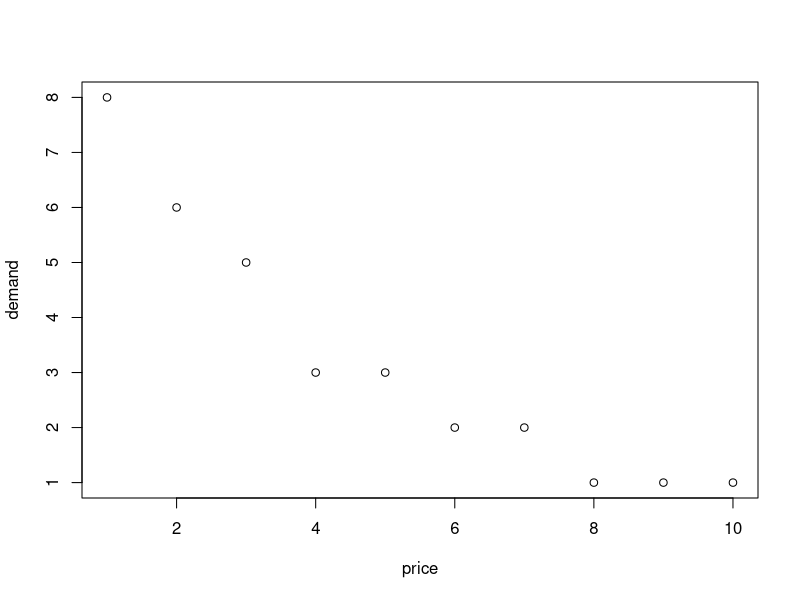
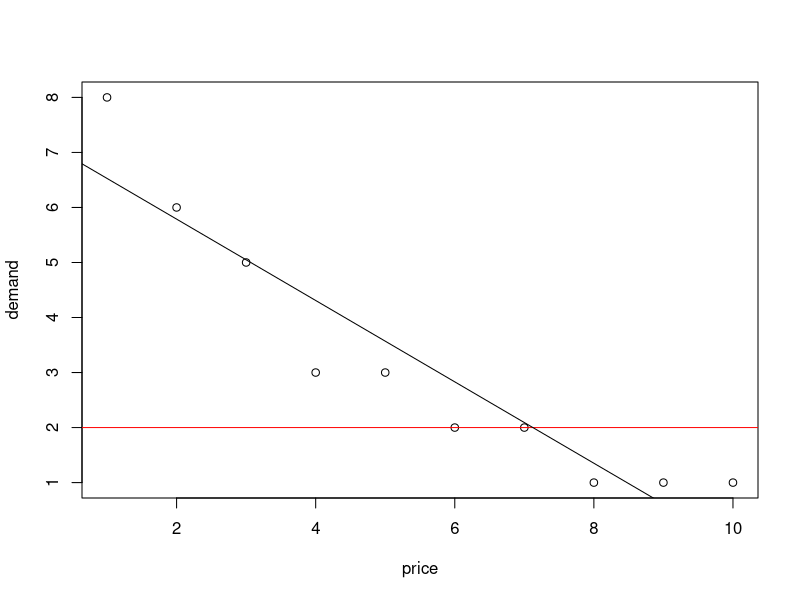
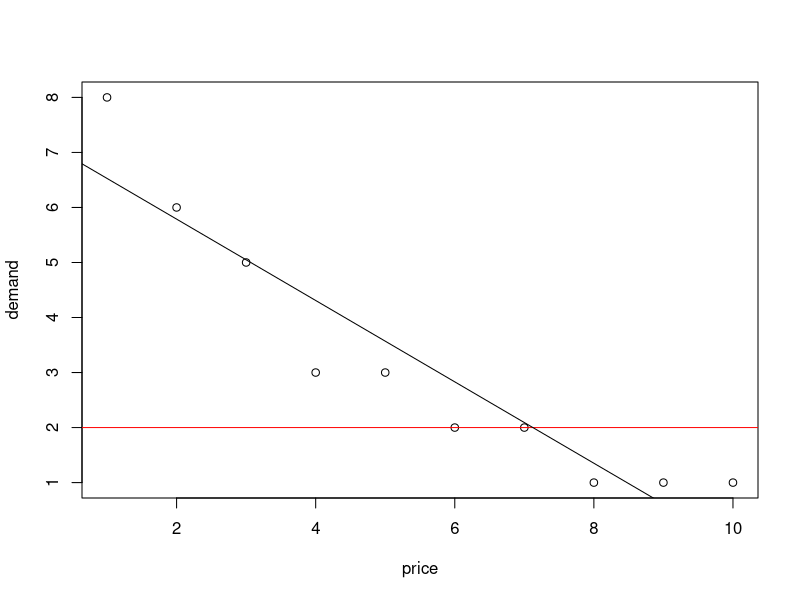

Source code (R) for these figures, in order:
## ---- chunk 1
knitr::opts_chunk$set(echo = TRUE)
## ---- chunk 2
BigMacdata = read.csv('Big Mac Price and Purchases.csv') 
attach(BigMacdata)
## ---- chunk 3
plot(demand~price)

## ---- chunk 4
priceOne = 4.00
model1 = lm(demand~price)
#summary(model1)
plot(demand~price)
abline(h = 2, col= "red")
abline(model1)

## ---- chunk 5
slope = model1$coefficients[2]
intercept = model1$coefficients[1]
demanded = (priceOne-intercept)/slope

E = slope*priceOne/demanded

MR = priceOne * abs((1+E)/E)
print(paste('elasticity = ', round(E,2)))
print(paste('MR = ', round(MR,2)))

## ---- chunk 6
profit = priceOne - MR
print(paste('profit = ', profit))

## ---- chunk 7
priceOne = 4.00
model1 = lm(demand~price)
#summary(model1)
plot(demand~price)
abline(h = 2, col= "red")
abline(model1)
## ---- chunk 8
slope = model1$coefficients[2]
intercept = model1$coefficients[1]
demanded = (priceOne-intercept)/slope

E = slope*priceOne/demanded

MR = priceOne * abs((1+E)/E)
print(paste('elasticity = ', round(E,2)))
print(paste('MR = ', round(MR,2)))
